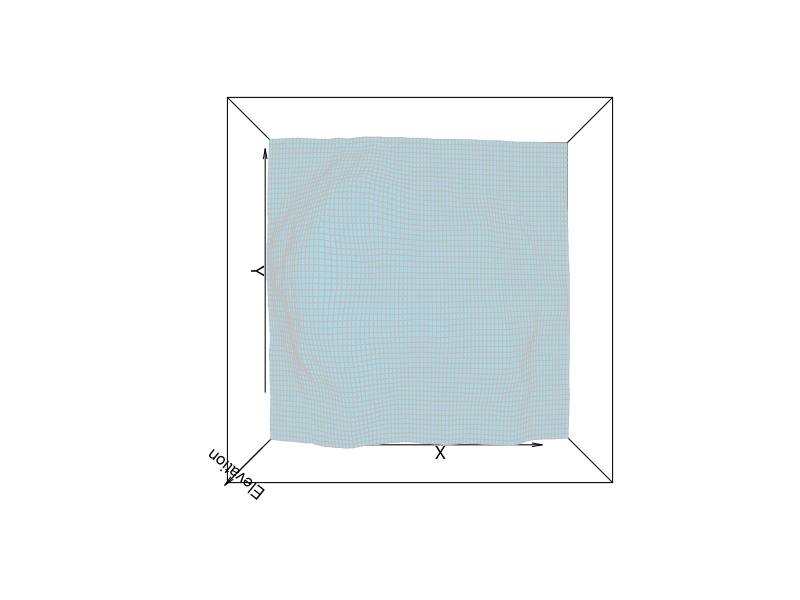

This figure's R source: (Note: this script raises an error after producing the figure.)
# Load the volcano dataset (built-in in R)
data("volcano")

# 1. Basic 3D Perspective Plot
persp(
  x = 1:nrow(volcano), # X-axis (rows of the matrix)
  y = 1:ncol(volcano), # Y-axis (columns of the matrix)
  z = volcano, # Z-axis (elevation data)
  # xlim = c(1, ncol(volcano)) * 10,
  # ylim = c(1, nrow(volcano)) * 10,
  # zlim = range(volcano),
  # ylim = range(y),
  theta = 0, # Angle of rotation around the z-axis
  phi = 90, # Angle of elevation
  expand = 0.5, # Scaling factor
  col = "lightblue", # Color of the surface
  border = "grey", # Border color
  xlab = "X", # X-axis label
  ylab = "Y", # Y-axis label
  zlab = "Elevation" # Z-axis label
)

# 2. Heatmap of the Volcano Dataset
heatmap(
  volcano,
  Rowv = NA, # Disable row clustering
  Colv = NA, # Disable column clustering
  # col = terrain.colors(100),    # Color palette
  col = jet_colors(256), # Color palette
  # col = scico::scico(n = 100, palette = "batlow"),    # Color palette
  scale = "none", # No scaling of data
  xlab = "X-axis", # X-axis label
  ylab = "Y-axis", # Y-axis label
  main = "Heatmap of Volcano Dataset" # Title
)
